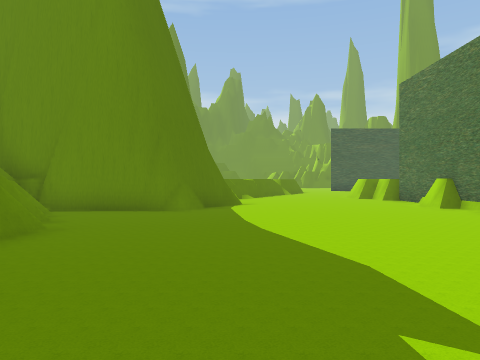
[1] (above)

15 first-person views from a walk through a scene from a Unity 3-D project. The camera is 1.4 m above the floor, looks level and sees 70° across. The floor is counted in squares, 1.97 m on a side. Each view is taken from the middle of a square. On the plan, view 1 faces up. The plan holds only what a view shows up to about 11 squares ahead; the rest is blank. The place goes on beyond the plan. The player character is not drawn.

[2]
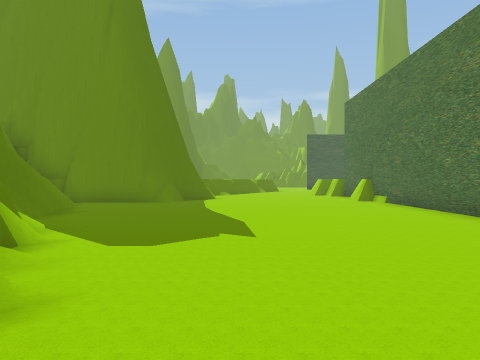

[3]
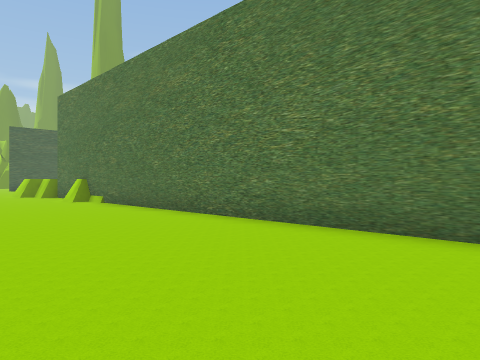

[4]
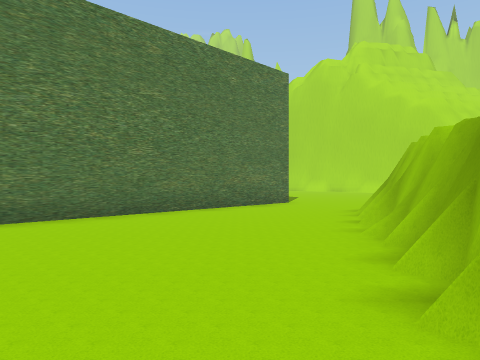

[5]
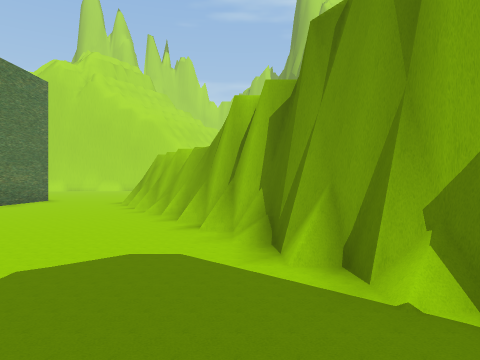

[6]
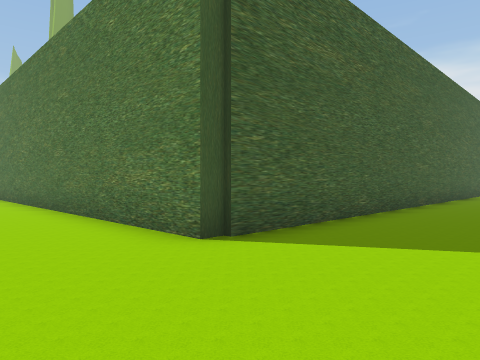

[7]
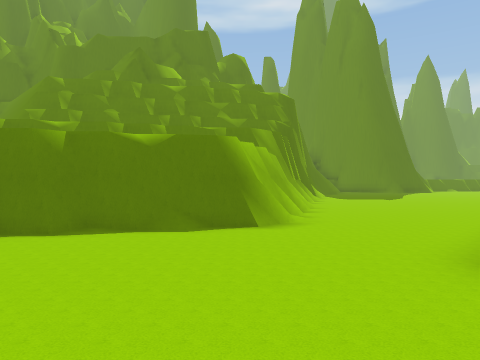

[8]
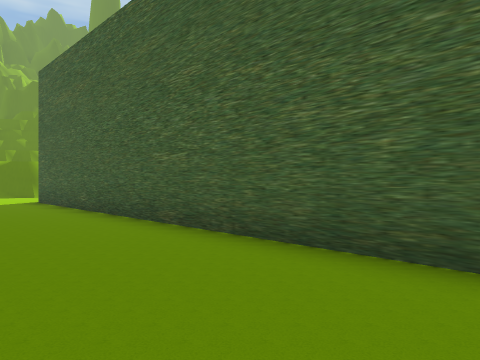

[9]
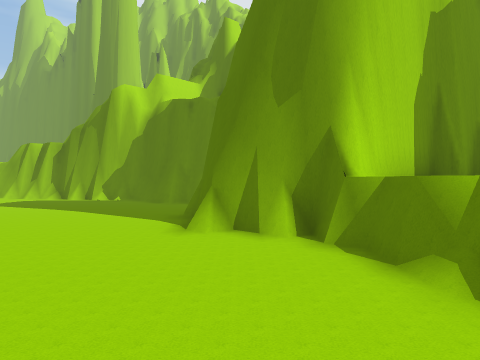

[10]
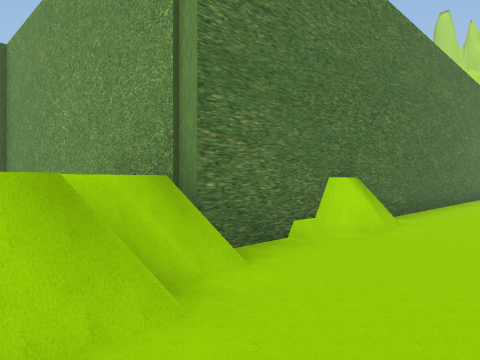

[11]
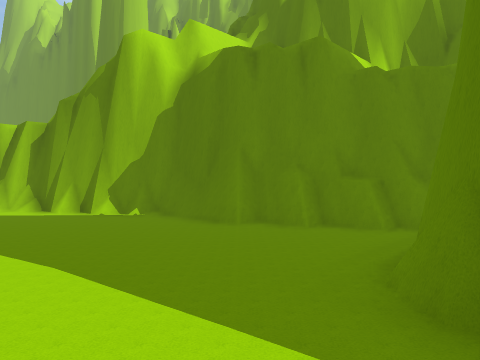

[12]
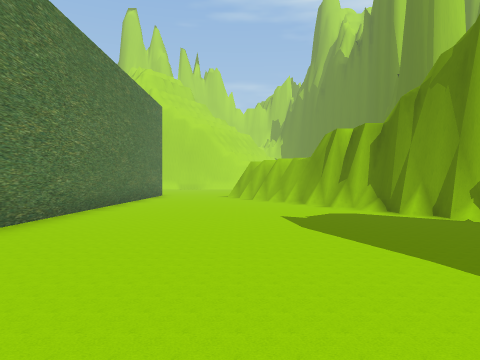

[13]
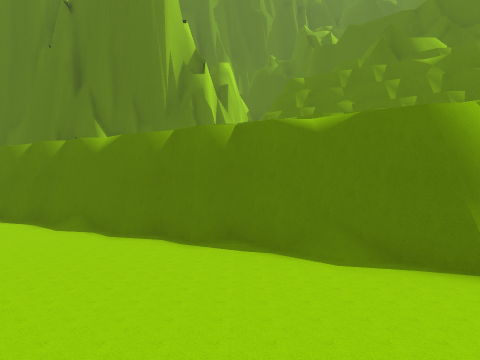

[14]
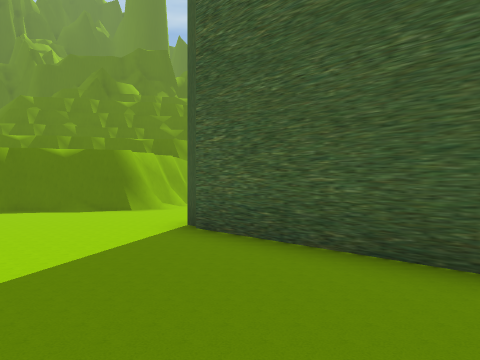

[15]
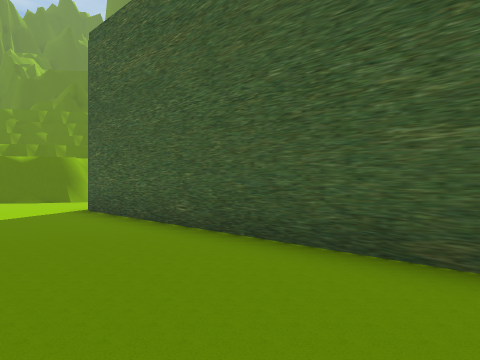

### Floor plan
Key: @ floor where view 1 was taken; # wall or solid block; . main floor; : floor 0.25 m higher than the main floor; / step, stairs or slope; = window, fence, low wall or low ledge; ^ raised ledge.
Columns run from 5 left of view 1 to 18 right of it. Each row starts with its distance up from view 1.
 14      ^....^
 13     ^#....#^
 12 #####.....######
 11     #......#
 10     #:.....#
  9    ##......#
  8  ###.......#
  7  #.........#
  6  #.........#
  5  ##........#
  4  ##........#
  3   #........#
  2   #/.......#
  1   ##.......#
  0    #/@.....#
 -1    ##......#
 -2     ##.....#
 -3      #.....#
 -4      ##....#
 -5      ##=...#
 -6       ##...#
 -7       ##...#
 -8       #....############
 -9      ##.................
-10      #..................
-11      #..................

Positions as (right, up) in squares from view 1, and headings:
1: (0, 0), facing up
2: (1, -3), facing up
3: (1, -3), facing up-right
4: (-1, 1), facing down-right
5: (-1, 4), facing down
6: (3, -11), facing up-right
7: (6, -11), facing up-left
8: (18, -11), facing up-left
9: (3, 14), facing down-left
10: (3, 14), facing down-right
11: (1, 9), facing down-left
12: (2, 8), facing down
13: (5, -9), facing left
14: (10, -11), facing up-left
15: (14, -11), facing up-left
